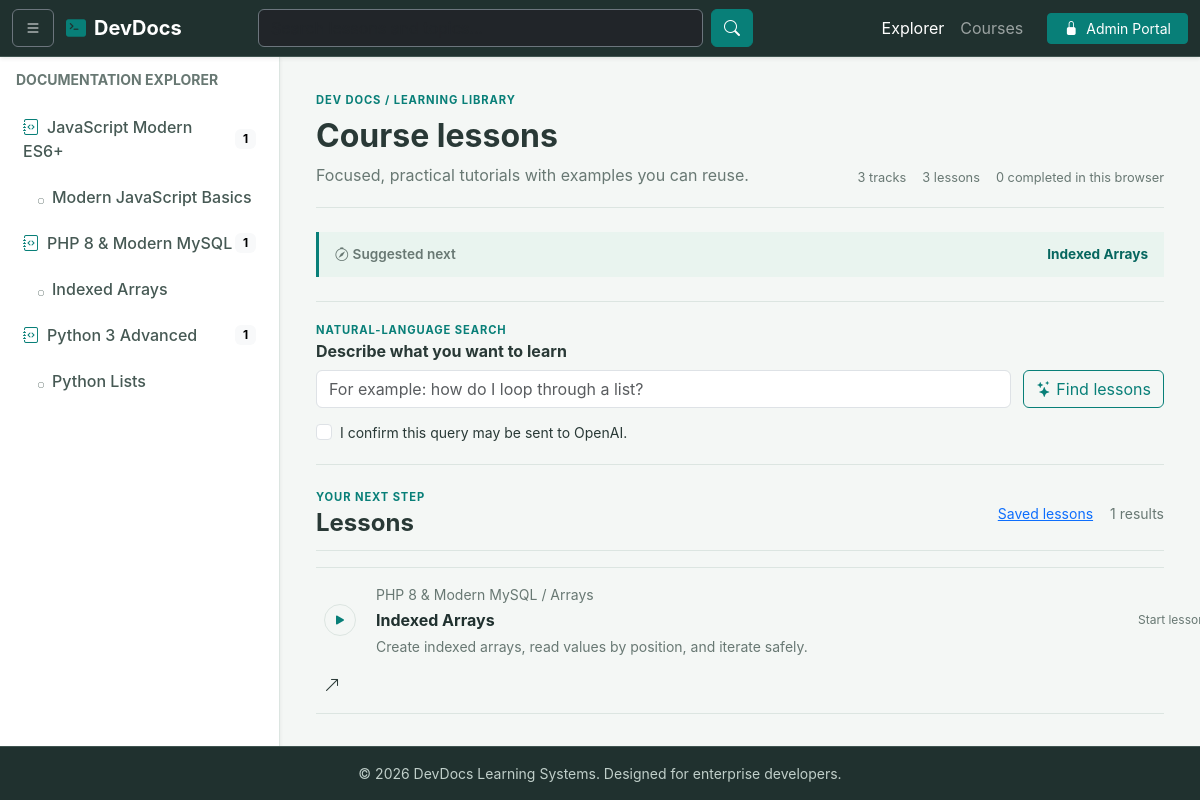
Page /index.php?course=php on the committed database.
### tables this page shows
CREATE TABLE IF NOT EXISTS courses (
    id BIGINT UNSIGNED NOT NULL AUTO_INCREMENT PRIMARY KEY,
    slug VARCHAR(120) NOT NULL UNIQUE,
    title VARCHAR(190) NOT NULL,
    category VARCHAR(100) NOT NULL DEFAULT 'Development',
    description TEXT NOT NULL,
    level VARCHAR(40) NOT NULL DEFAULT 'Beginner',
    is_published TINYINT(1) NOT NULL DEFAULT 0,
    created_at TIMESTAMP NOT NULL DEFAULT CURRENT_TIMESTAMP,
    updated_at TIMESTAMP NOT NULL DEFAULT CURRENT_TIMESTAMP ON UPDATE CURRENT_TIMESTAMP
);

CREATE TABLE IF NOT EXISTS lessons (
    id BIGINT UNSIGNED NOT NULL AUTO_INCREMENT PRIMARY KEY,
    course_id BIGINT UNSIGNED NOT NULL,
    slug VARCHAR(120) NOT NULL,
    topic VARCHAR(190) NOT NULL,
    title VARCHAR(190) NOT NULL,
    summary TEXT NOT NULL,
    body LONGTEXT NOT NULL,
    code_sample LONGTEXT NOT NULL,
    position INT UNSIGNED NOT NULL DEFAULT 0,
    is_published TINYINT(1) NOT NULL DEFAULT 0,
    created_at TIMESTAMP NOT NULL DEFAULT CURRENT_TIMESTAMP,
    updated_at TIMESTAMP NOT NULL DEFAULT CURRENT_TIMESTAMP ON UPDATE CURRENT_TIMESTAMP,
    UNIQUE KEY uq_lesson_course_slug (course_id, slug),
    KEY idx_lesson_published_position (is_published, position),
    CONSTRAINT fk_lessons_course FOREIGN KEY (course_id) REFERENCES courses(id) ON DELETE CASCADE
);

### config/app.php (called while the page is built, shortened)
<?php
function e(string|int|null $value): string
{
    return htmlspecialchars((string) $value, ENT_QUOTES | ENT_SUBSTITUTE, 'UTF-8');
}

### index.php (the view, shortened to what this page needs)
<?php
require_once __DIR__ . '/config/app.php';
$searchTerm = trim((string) ($_GET['q'] ?? ''));
$courseSlug = trim((string) ($_GET['course'] ?? ''));
$courses = [];
$navigationLessons = [];
$matchingLessons = [];
try {
  $database = db();
  $courses = $database->query('SELECT courses.id, courses.slug, courses.title, courses.category, courses.description, courses.level, COUNT(lessons.id) AS lesson_count FROM courses LEFT JOIN lessons ON lessons.course_id = courses.id AND lessons.is_published = 1 WHERE courses.is_published = 1 GROUP BY courses.id ORDER BY courses.title')->fetchAll();
  $navigationLessons = $database->query('SELECT lessons.id, lessons.course_id, lessons.title, lessons.topic, lessons.slug FROM lessons JOIN courses ON courses.id = lessons.course_id WHERE lessons.is_published = 1 AND courses.is_published = 1 ORDER BY courses.title, lessons.position, lessons.title')->fetchAll();
  $sql = 'SELECT lessons.id, lessons.course_id, lessons.topic, lessons.title, lessons.summary, courses.title AS course_title, courses.slug AS course_slug FROM lessons JOIN courses ON courses.id = lessons.course_id WHERE lessons.is_published = 1 AND courses.is_published = 1';
  $parameters = [];
  if ($courseSlug !== '') {
    $sql .= ' AND courses.slug = :course_slug';
    $parameters['course_slug'] = $courseSlug;
  }
  $sql .= ' ORDER BY courses.title, lessons.position, lessons.title';
  $statement = $database->prepare($sql);
  $statement->execute($parameters);
  $matchingLessons = $statement->fetchAll();
} catch (Throwable $exception) {
  $databaseError = 'The learning library is not ready yet. Start MySQL, import database/schema.sql, and check your local .env settings.';
}
?>
<!DOCTYPE html>
<html lang="en">
<head>
  <link href="https://cdn.jsdelivr.net/npm/bootstrap@5.3.2/dist/css/bootstrap.min.css" rel="stylesheet">
  <link href="https://cdn.jsdelivr.net/npm/bootstrap-icons@1.11.1/font/bootstrap-icons.css" rel="stylesheet">
  <link href="assets/style.css" rel="stylesheet">
</head>
<body>
  <?php include('topnav.php')?>
  <div class="wrapper" style="padding-top: 56px;">
   <?php include('sidenav.php')?>
    <main class="w-100 p-4">
      <div class="container-fluid learner-dashboard">
        <header class="learning-heading mb-4">
          <div>
            <p class="eyebrow mb-2">DEV DOCS / LEARNING LIBRARY</p>
            <h1 class="h2 fw-bold mb-2"><?= $searchTerm !== '' ? 'Search results' : ($courseSlug !== '' ? 'Course lessons' : 'Build a stronger foundation') ?></h1>
            <p class="text-muted mb-0"><?= $searchTerm !== '' ? 'Lessons matching “' . e($searchTerm) . '”' : 'Focused, practical tutorials with examples you can reuse.' ?></p>
          </div>
          <div class="learning-stats"><span><?= count($courses) ?> tracks</span><span><?= count($navigationLessons) ?> lessons</span><span data-progress-summary>0 completed in this browser</span></div>
        </header>
        <div class="learning-recommendation mb-4" data-next-lesson hidden><span><i class="bi bi-compass me-1" aria-hidden="true"></i>Suggested next</span><a data-next-lesson-link href="#">Continue learning</a></div>
        <section class="smart-search-section mb-4" aria-labelledby="smart-search-title">
          <div><p class="eyebrow mb-1">NATURAL-LANGUAGE SEARCH</p><h2 class="h6 fw-bold mb-2" id="smart-search-title">Describe what you want to learn</h2></div>
          <form class="smart-search-form" data-smart-search-form>
            <input class="form-control" id="smartSearchQuery" name="question" maxlength="500" required placeholder="For example: how do I loop through a list?"><button class="btn btn-outline-primary" type="submit"><i class="bi bi-stars me-1"></i>Find lessons</button>
            <label class="form-check"><input class="form-check-input" type="checkbox" name="consent" value="1" required><span class="form-check-label small">I confirm this query may be sent to OpenAI.</span></label>
          </form>
        </section>
        <section class="lesson-list-section" aria-labelledby="lesson-list-title">
          <div class="section-heading"><div><p class="eyebrow mb-1">YOUR NEXT STEP</p><h2 class="h4 fw-bold mb-0" id="lesson-list-title"><?= $searchTerm !== '' ? 'Matching lessons' : 'Lessons' ?></h2></div><div class="d-flex gap-3 align-items-center"><button class="btn btn-sm btn-link p-0" type="button" data-show-bookmarks>Saved lessons</button><span class="small text-muted"><?= count($matchingLessons) ?> results</span></div></div>
          <div class="lesson-list mt-3">
            <?php foreach ($matchingLessons as $lesson): ?>
            <a class="lesson-row" href="lesson.php?id=<?= (int) $lesson['id'] ?>" data-lesson-row data-lesson-id="<?= (int) $lesson['id'] ?>">
              <span class="lesson-index"><i class="bi bi-play-fill" aria-hidden="true"></i></span>
              <span class="lesson-row-copy"><span class="small text-muted"><?= e($lesson['course_title']) ?> / <?= e($lesson['topic']) ?></span><strong><?= e($lesson['title']) ?></strong><span class="small text-muted"><?= e($lesson['summary']) ?></span></span>
              <span class="lesson-row-state" data-progress-state>Start lesson</span>
              <i class="bi bi-arrow-up-right" aria-hidden="true"></i>
            </a>
            <?php endforeach; ?>
          </div>
        </section>
      </div>
    </main>
  </div>
  <?php include('footer.php')?>
</body>
</html>

### sidenav.php (shortened to what this page needs)
<nav id="sidebar" class="py-3 shadow-sm">
     <div class="px-3 mb-3">
       <h6 class="text-uppercase text-muted fw-bold small">Documentation Explorer</h6>
     </div>
     <ul class="list-unstyled sidebar-menu">
       <?php foreach ($courses as $course): ?>
       <?php $courseLessons = array_values(array_filter($navigationLessons, static fn(array $lesson): bool => (int) $lesson['course_id'] === (int) $course['id'])); ?>
       <li class="sidebar-course">
         <a href="index.php?course=<?= e($course['slug']) ?>" class="nav-link d-flex justify-content-between align-items-center">
           <span><i class="bi bi-journal-code me-2 text-primary"></i><?= e($course['title']) ?></span>
           <span class="badge text-bg-light"><?= count($courseLessons) ?></span>
         </a>
         <?php if ($courseLessons !== []): ?>
         <ul class="list-unstyled submenu-subtopic">
           <?php foreach ($courseLessons as $navigationLesson): ?>
           <li><a href="lesson.php?id=<?= (int) $navigationLesson['id'] ?>" class="nav-link small"><i class="bi bi-circle me-2" style="font-size: 6px;"></i><?= e($navigationLesson['title']) ?></a></li>
           <?php endforeach; ?>
         </ul>
         <?php endif; ?>
       </li>
       <?php endforeach; ?>
     </ul>
   </nav>

### assets/style.css (style rules this page uses)
:root { --ink: #20312f; --ink-soft: #2c403d; --ink-border: #405450; --accent: #087f78; --accent-hover: #06665f; --accent-soft: #e2f2ef; --bg-main: #f4f7f5; --surface: #ffffff; --border: #dce5e1; --text-main: #293936; --text-muted: #687873; }
body { background-color: var(--bg-main); font-family: -apple-system, BlinkMacSystemFont, "Segoe UI", Roboto, "Helvetica Neue", Arial, sans-serif; min-height: 100vh; display: flex; flex-direction: column; color: var(--text-main); }
.text-primary { color: var(--accent) !important; }
.text-muted { color: var(--text-muted) !important; }
.wrapper { display: flex; flex: 1; }
#sidebar { min-width: 280px; max-width: 280px; background-color: var(--surface); border-right: 1px solid var(--border); transition: all 0.3s ease; }
.sidebar-menu .nav-link { color: #465954; font-weight: 500; padding: 10px 15px; border-radius: 6px; margin: 2px 8px; }
.submenu-topic, .submenu-subtopic { list-style: none; padding-left: 20px; }
.submenu-subtopic { padding-left: 15px; }
.btn-outline-primary { --bs-btn-color: var(--accent); --bs-btn-border-color: var(--accent); --bs-btn-hover-bg: var(--accent); --bs-btn-hover-border-color: var(--accent); --bs-btn-active-bg: var(--accent-hover); --bs-btn-active-border-color: var(--accent-hover); }
.learner-dashboard, .lesson-container { max-width: 1440px; }
.learning-heading, .section-heading, .lesson-page-heading, .quiz-editor-heading { display: flex; justify-content: space-between; align-items: flex-end; gap: 1.25rem; }
.learning-heading { padding: 0.75rem 0 1.25rem; border-bottom: 1px solid var(--border); }
.eyebrow { color: var(--accent); font-size: 0.7rem; font-weight: 700; letter-spacing: 0.08em; }
.learning-stats { display: flex; flex-wrap: wrap; gap: 0.5rem 1rem; color: var(--text-muted); font-size: 0.8rem; }
.learning-recommendation { display: flex; flex-wrap: wrap; justify-content: space-between; gap: 0.5rem 1rem; padding: 0.75rem 1rem; border-left: 3px solid var(--accent); background: #e9f4ef; font-size: 0.85rem; }
.learning-recommendation span { color: var(--text-muted); font-weight: 600; }
.learning-recommendation a { color: var(--accent-hover); font-weight: 700; text-decoration: none; }
.section-heading { align-items: center; padding-bottom: 0.75rem; border-bottom: 1px solid var(--border); }
.lesson-list { border-top: 1px solid var(--border); }
.lesson-row, .smart-result-row { display: grid; grid-template-columns: 36px minmax(0, 1fr) auto 18px; align-items: center; gap: 1rem; padding: 1rem 0.5rem; border-bottom: 1px solid var(--border); color: var(--text-main); text-decoration: none; }
.lesson-index { display: grid; width: 32px; aspect-ratio: 1; place-items: center; border: 1px solid var(--border); border-radius: 50%; color: var(--accent); }
.lesson-row-copy, .smart-result-copy { display: grid; min-width: 0; gap: 0.2rem; }
.lesson-row-copy strong, .smart-result-copy strong { color: var(--ink); }
.lesson-row-copy > span:last-child, .smart-result-copy > span:last-child { overflow: hidden; text-overflow: ellipsis; white-space: nowrap; }
.lesson-row-state, .lesson-row-bookmark { color: var(--text-muted); font-size: 0.75rem; white-space: nowrap; }
.smart-search-section { padding: 1.25rem 0; border-top: 1px solid var(--border); border-bottom: 1px solid var(--border); }
.smart-search-form { display: grid; grid-template-columns: minmax(180px, 1fr) auto; align-items: center; gap: 0.75rem; }
.smart-search-form .form-check { grid-column: 1 / -1; margin: 0; }

### rows in the picture
courses: title "JavaScript Modern ES6+", count($courseLessons) "1"
lessons: title "Modern JavaScript Basics"
courses: title "PHP 8 & Modern MySQL", count($courseLessons) "1"
lessons: title "Indexed Arrays", course.title "PHP 8 & Modern MySQL", topic "Arrays", summary "Create indexed arrays, read values by position, and iterate safely."
courses: title "Python 3 Advanced", count($courseLessons) "1"
lessons: title "Python Lists"

### other values in the picture
count($courses) "3"
count($navigationLessons) "3"
count($matchingLessons) "1"
